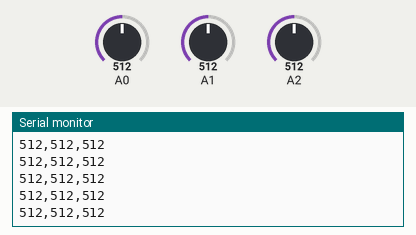
A sketch run on a simulated Arduino Uno, built with avr-gcc and run on an emulated ATmega328P. Parts: the last lines printed to the serial monitor. The test bench sets the inputs (shaded band); at power-on: A0 = 512, A1 = 512, A2 = 512.

Above: at 1.2 s.
1.3 s: A0 set to 11
At 2.4 s:
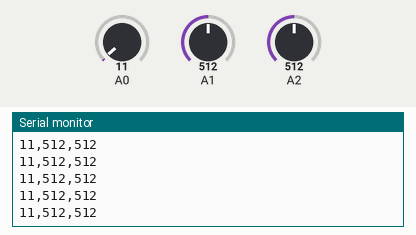
2.8 s: A0 set to 8
At 3.4 s:
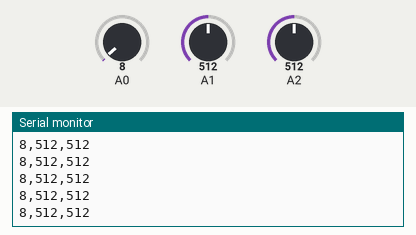
4.3 s: A1 set to 109
At 5.3 s:
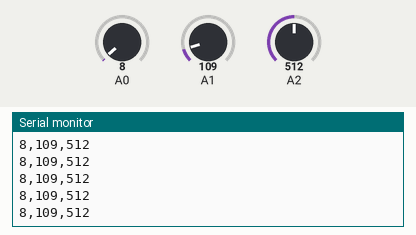
5.8 s: A1 set to 89
At 6.6 s:
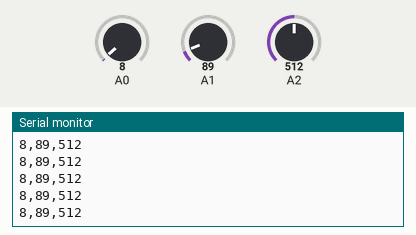
Timing chart, 0 to 8.8 s (numbered marks = the images above; inputs shaded):
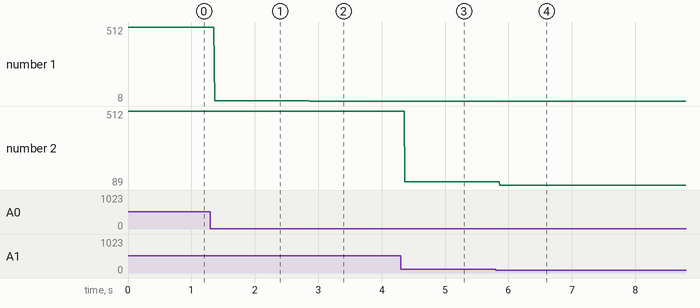

The sketch:

analog-accelerometer.pde
```cpp
// (licence header left out)
void setup() {
  // start serial port at 9600 bps:
  Serial.begin(9600);
}

void loop() {
  // read analog ins:
  int z = analogRead(A2);
  // delay to let the ADC recover:
  delay(1);
  int y = analogRead(A1);
  // delay to let the ADC recover:
  delay(1);
  int x = analogRead(A0);
  // send sensor values:
  Serial.print(x, DEC);
  Serial.print(",");
  Serial.print(y, DEC);
  Serial.print(",");
  Serial.println(z, DEC);
  delay(7);
}
```

Measured:
- after the input at 1.3 s, the serial monitor: prints a new line after 0.07 s (image 1)
- after the input at 2.8 s, the serial monitor: prints a new line after 0.07 s (image 2)
- after the input at 4.3 s, the serial monitor: prints a new line after 0.06 s (image 3)
- after the input at 5.8 s, the serial monitor: prints a new line after 0.06 s (image 4)
- plotted number 1: 512 → 11 after the input at 1.3 s, 11 → 8 after the input at 2.8 s
- plotted number 2: 512 → 109 after the input at 4.3 s, 109 → 89 after the input at 5.8 s
